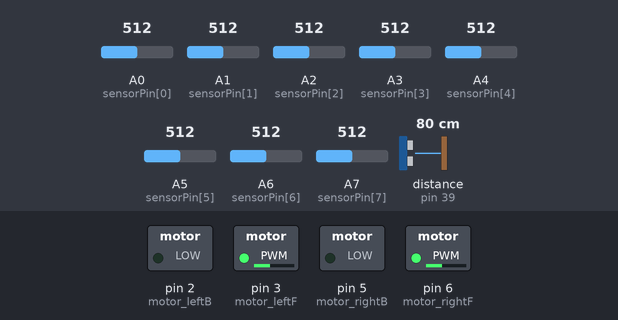
A sketch run on a simulated Arduino Mega 2560, built with avr-gcc and run on an emulated ATmega2560. Shown: switched loads named in the sketch (green lamp = pin HIGH). Wiring (inferred from the names in the program): ultrasonic range finder: trigger pin 33; echo pin 39. The inputs (shaded band) are chosen by the test bench; at power-on: distance to the obstacle (sensor on pin 39) 80 cm, A6 (sensorPin[6]) = 512, A0 (sensorPin[0]) = 512, A1 (sensorPin[1]) = 512, A2 (sensorPin[2]) = 512, A3 (sensorPin[3]) = 512, A4 (sensorPin[4]) = 512, A5 (sensorPin[5]) = 512, A7 (sensorPin[7]) = 512. The echo pulse lasts 58.3 µs per cm; pins used as bus, display or sensor lines are not drawn; what the sketch prints to the serial monitor is not drawn.

Above: at 1.2 s.
1.3 s: distance to the obstacle (sensor on pin 39) set to 18 cm
2.8 s: distance to the obstacle (sensor on pin 39) set to 15 cm
At 3.2 s:
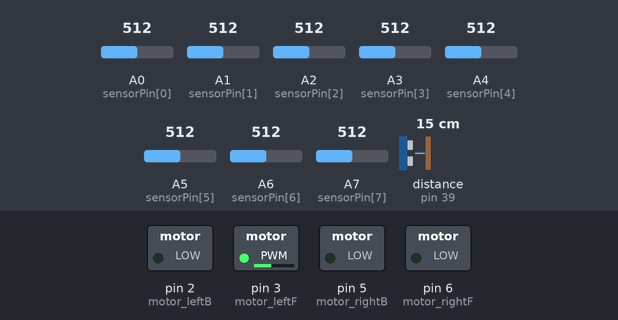
At 5.4 s:
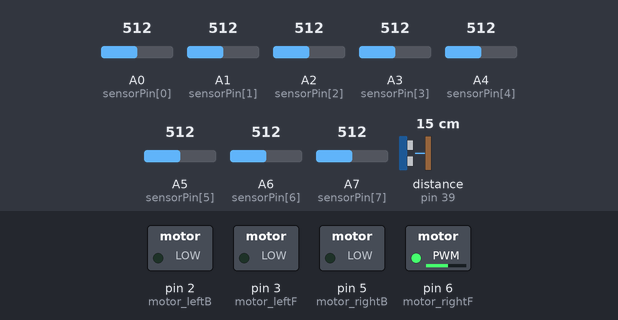
5.8 s: distance to the obstacle (sensor on pin 39) set to 2 cm
8.8 s: A6 (sensorPin[6]) set to 535
10.3 s: A6 (sensorPin[6]) set to 562
At 11.0 s:
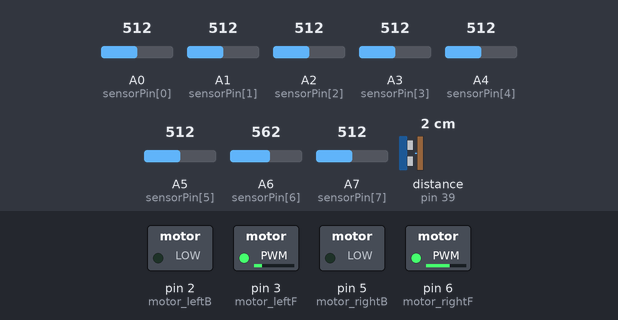
Timing chart, 0 to 12.8 s (numbered marks = the images above; inputs shaded):
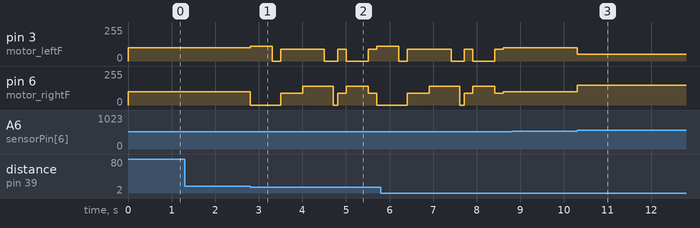

Measured:
- the behaviour switches between 17 and 16 cm on distance to the obstacle (sensor on pin 39) (found by bisection; images 0 and 1)
- the behaviour switches between 550 and 551 on A6 (sensorPin[6]) (found by bisection; images 2 and 3)
- after the input at 2.8 s, pin 3 (motor_leftF): 100/255 → 110/255 at once, → 0/255 0.50 s later, → 90/255 0.20 s later, → 0/255 1.0 s later, … (8 changes in this stretch); pin 6 (motor_rightF): 100/255 → 0/255 at once, → 90/255 0.70 s later, → 140/255 0.50 s later, → 0/255 0.70 s later, … (8 changes in this stretch)
- after the input at 10.3 s, pin 3 (motor_leftF): 100/255 → 50/255 at once; pin 6 (motor_rightF): 100/255 → 150/255 at once

The sketch:

sketch_jan15a.ino
```cpp
#include "MotorClassL.h"
long durationF, distanceF;

int ML=120;
int MR=120;
int MBL = 100;//left
   int MBR =100 ;//right
int sensorPin[]={A0,A1,A2,A3,A4,A5,A6,A7};
int a[8];
int lle=0;
int lre=0;
#define echoPinF 39       // Echo Pin
#define trigPinF 33
MotorClassL mc;
void setup() {
 Serial.begin(115200);

   // sensorInit();

//    M1 = 70;
//    M2 = 110;
    //isMotorEnabled=true;
  pinMode(trigPinF, OUTPUT);
    pinMode(echoPinF, INPUT);

  for(int i=0;i<8;i++){
    pinMode(sensorPin[i],INPUT);

  }
//  int  KP=0.7;//.4
//  int  KD=0.6;// .6// put your setup code here, to run once:

}

void loop() {

 for(int i=0;i<8;i++)
{  if(analogRead(sensorPin[i])>550){
a[i]=0;//black
}
else{a[i]=1;}//white
Serial.print("\t");
Serial.print(a[i]);
} // put your main code here, to run repeatedly
int le=lefterror();
int re=righterror();
detection();
  if(distanceF<=15)
  {
 mc.motorForward(110,0);

  delay(500);
  mc.brake();
  delay(200);


  mc.motorForward(90,90);
  delay(500);
  mc.motorForward(90,140);
  delay(500);
   mc.motorForward(0,140);
  delay(200);
   mc.brake();
  delay(100);
  mc.motorForward(90,90);
delay(200);
  mc.motorForward(0,140);
  delay(500);
  mc.motorForward(90,90);
  delay(200);

  }
if(a[0]==0&&a[1]==0&&a[2]==0&&a[3]==0&&a[4]==0&&a[5]==0&&a[6]==0&&a[7]==0)
{

  while((a[0]==0&&a[1]==0&&a[2]==0&&a[3]==0&&a[4]==0&&a[5]==0&&a[6]==0&&a[7]==0))
{ for(int i=0;i<8;i++)
{  if(analogRead(sensorPin[i])>550){
a[i]=0;//black
}
else{a[i]=1;}}
Serial.println("left motr");
Serial.print(ML);
Serial.println("right motor");
Serial.print(MR);
if(ML>MR+20){
mc.motorForward(120,-50);}
if(MR>ML+20){mc.motorForward(-50,120);}
}
}
Serial.println();

//lle=lle-le;
//lre=lre-re;

MR=MBR+2.5*(le-re);
ML=MBL+2.5*(re-le);
Serial.println("left motr");
Serial.print(ML);
Serial.println("right motor");
Serial.print(MR);
mc.motorForward(ML,MR);
Serial.println();
 lle=le;
 lre=re;
}
int lefterror()
{int c=0;
  int ler=30*a[0]+20*a[1]+10*a[2];//+5*a[3];
return ler;}
int righterror()
{int c=0;
int rer=30*a[7]+20*a[6]+10*a[5];//+5*a[4];

return rer;}
void detection()
{
   digitalWrite(trigPinF, LOW);
   delayMicroseconds(2);
   digitalWrite(trigPinF, HIGH);
   delayMicroseconds(10);
   digitalWrite(trigPinF, LOW);
   durationF = pulseIn(echoPinF, HIGH, 15000);
   distanceF = durationF/58.2;
   if(distanceF >= 0 && distanceF<=6) distanceF = 200;
}
```

MotorClassL.cpp
```cpp
#include "MotorClassL.h"
//#include "AFMotor.h"

//AF_DCMotor motorL(1);
//AF_DCMotor motorR(2);
 int motor_rightEnable=7;
    int motor_rightF=6;
    int motor_rightB=5;

    int motor_leftEnable=8;
    int motor_leftF=3;
    int motor_leftB=2;
void MotorClassL::motorForward(int a,int b ){
    if(a<0)
    {
        //motorL.run(BACKWARD);
        //digitalWrite(motor_rightEnable,HIGH);
        digitalWrite(motor_leftEnable,HIGH);
        analogWrite(motor_leftF,0);
        analogWrite(motor_leftB,0.3*a);
        Serial.print("Print A<0");
       // motorL.setSpeed(-a);
    }
    else
    {
      //  digitalWrite(motor_rightEnable,LOW);
        digitalWrite(motor_leftEnable,HIGH);
        analogWrite(motor_leftB,0);
        analogWrite(motor_leftF,a);
    }
    if(b<0)
    {
        digitalWrite(motor_rightEnable,HIGH);
       // digitalWrite(motor_leftEnable,LOW);
       analogWrite(motor_rightF,0);
        analogWrite(motor_rightB,0.3*b);
        Serial.print("Print B<0");
    }
    else
    {
       digitalWrite(motor_rightEnable,HIGH);
      //  digitalWrite(motor_leftEnable,LOW);
      analogWrite(motor_rightB,0);
        analogWrite(motor_rightF,b);
      //  motorR.run(FORWARD);
       // motorR.setSpeed(b);
    }
}
void MotorClassL::motorLForward(int a){
    if(a<0)
    {
         // digitalWrite(motor_rightEnable,LOW);
        digitalWrite(motor_leftEnable,HIGH);
        analogWrite(motor_leftB,a);
    }
    else
    {
       // digitalWrite(motor_rightEnable,LOW);
        digitalWrite(motor_leftEnable,HIGH);
        analogWrite(motor_leftF,a);
    }
}
void MotorClassL::motorRForward(int b){
    if(b<0)
    {
         digitalWrite(motor_rightEnable,HIGH);
       // digitalWrite(motor_leftEnable,LOW);
        analogWrite(motor_rightB,b);
    }
    else
    {
        digitalWrite(motor_rightEnable,HIGH);
      //  digitalWrite(motor_leftEnable,LOW);
        analogWrite(motor_rightF,b);
    }
}
void MotorClassL::tiltLft(int b){
  /*  motorL.run(FORWARD);
    motorR.run(FORWARD);
    motorL.setSpeed(0);
    motorR.setSpeed(b);*/
    digitalWrite(motor_rightEnable,HIGH);
        digitalWrite(motor_leftEnable,HIGH);
        analogWrite(motor_leftF,0);
        analogWrite(motor_rightF,b);
}
void MotorClassL::tiltRyt(int a){
digitalWrite(motor_rightEnable,HIGH);
        digitalWrite(motor_leftEnable,HIGH);
        analogWrite(motor_leftF,a);
        analogWrite(motor_rightF,0);
}
void MotorClassL::brake(){
 digitalWrite(motor_rightEnable,LOW);
        digitalWrite(motor_leftEnable,LOW);
        analogWrite(motor_leftF,0);
        analogWrite(motor_rightF,0);
}
void MotorClassL::motorLBrake(){
   digitalWrite(motor_leftEnable,LOW);
        analogWrite(motor_leftF,0);
}
void MotorClassL::motorRBrake(){
  digitalWrite(motor_rightEnable,LOW);
        analogWrite(motor_rightF,0);
}
```

MotorClassL.h
```cpp
#ifndef MotorClassL_h
#define MotorClassL_h
#include <Arduino.h>

class MotorClassL{
public :
    void motorForward(int a,int b );
    void motorLForward(int a);
    void motorRForward(int b);
    void tiltRyt(int a);
    void tiltLft(int b);
    void brake();
    void motorLBrake();
    void motorRBrake();


};

#endif
```
